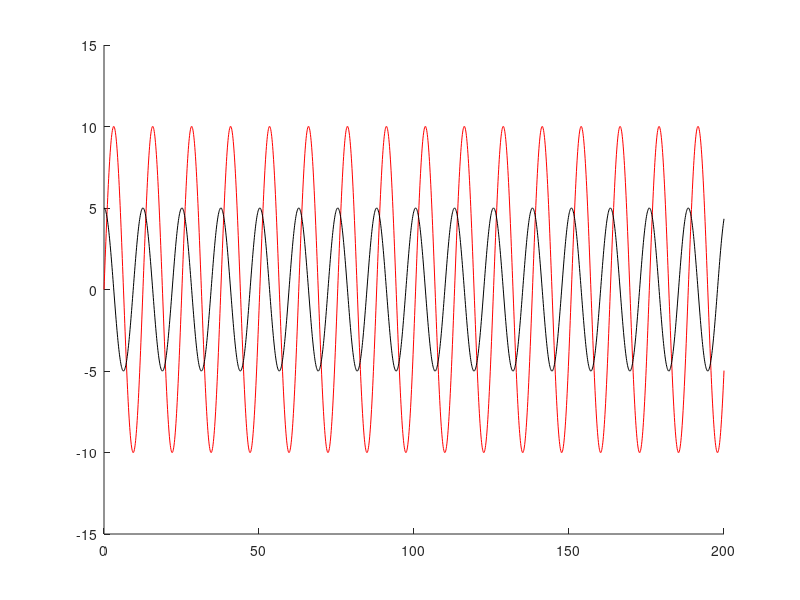

MATLAB code for this plot: (Note: this script raises an error after producing the figure.)
clc
clear all
format long
%Time plot

timeplot=5;

%Newmark Method
%Initial Conditions
u0=0;
v0=5;
a0=0;

%Parameter
gamma=0.5;
beta=[0,1/12,1/6,1/4,1/3];
w=0.5;
T=1/w;
%time
tf=100*T;


for ib=1:length(beta)
    delta_t=[0.001,0.005,0.01,0.05,0.1,0.15,0.2,0.25,0.3,0.35,0.4,0.5,0.55,0.60,0.7,0.8,0.9,1,2,5];

    deltaT=[];
    KE=[];

    u_ex=[];
    vt=[];

    %Exact Solution
    sol_ex=@(t) v0*sin(w*t)/w;

    for dti=1:length(delta_t)

        u_n1=[];
        v_n1=[];
        a_n1=[];
        vP = [];
        P_ex=[];
        P_ex(1)=0;
        
        maxvel=[];

        u_n1(1)=u0;
        v_n1(1)=v0;
        a_n1(1)=a0;
             

        it=delta_t(dti);
        n=tf/delta_t(dti);
        vt = linspace(0,tf,n+1);

        i=2; %index 
        iP=1; % Newmark Period Counter
        iP2=0; % Exact Period Counter

        while it<=tf+delta_t

            u_n10=u_n1(i-1)+delta_t(dti)*v_n1(i-1)+0.5*delta_t(dti)^2*(1-2*beta(ib))*a_n1(i-1);
            v_n10=v_n1(i-1)+delta_t(dti)*(1-gamma)*a_n1(i-1);
            a_n1(i)=-w^2*u_n10/(1+w^2*beta(ib)*delta_t(dti)^2);
            
            u_n1(i)=u_n1(i-1)+delta_t(dti)*v_n1(i-1)+0.5*delta_t(dti)^2*((1-2*beta(ib))*a_n1(i-1)+2*beta(ib)*a_n1(i));
            v_n1(i)=v_n1(i-1)+delta_t(dti)*((1-gamma)*a_n1(i-1)+gamma*a_n1(i));
            

            %Newmark Period
            if sign(u_n1(i))~=sign(u_n1(i-1)) 
                t1=it-delta_t(dti);
                t2=it;
                vP(iP)=((t2-t1)/(u_n1(i)-u_n1(i-1)))*(0-u_n1(i-1))+t1;

                %Exact 
                P_ex(iP)=pi*iP2/w;

                iP=iP+1;
                iP2=iP2+1;

            end

 
            it=it+delta_t(dti);
            i=i+1;

        end

        %Error Periodo en 3 indice
        deltaT(dti)=(vP(3)-P_ex(3));
        deltaTT(dti)=deltaT(dti)/T;
        delta_tT(dti)=delta_t(dti)/T;
        
        %Kinetic Energy
        maxvel(dti)=max(abs(v_n1(:)));
        KE(dti)=0.5*maxvel(dti)^2;
        
        if dti==timeplot
            %Newmark Displacement Plot
            figure(ib)
            hold on
            plot(vt,u_n1, '-r');
            plot(vt,v_n1, '-k');
            tit='Solution Comparison beta='+string(beta(ib))+' $\Delta t=$'+string(delta_t(timeplot));
            title(tit,'Interpreter','latex','FontSize',17);
            xlabel('$t$','Interpreter','latex','FontSize',17);
            ylabel('$u$','Interpreter','latex','FontSize',17);

            %Exact Displacement Plot
            n_ex=tf/0.001;
            vt_ex = linspace(0,tf,n+1);
            plot(vt_ex,sol_ex(vt_ex),'-b');
            grid on
            legend('Newmark','Velocity','Exact')
            hold off
        end

    end
    
    
    
    %Error Plots
    figure(6)
    hold on
    plot(delta_tT,deltaTT);
    title('Error Plot','Interpreter','latex','FontSize',17);
    legend('beta=0','beta=1/12','beta=1/6','beta=1/4','beta=1/3');
    xlabel('$\Delta t / T$','Interpreter','latex','FontSize',17);
    ylabel('$\Delta T / T$','Interpreter','latex','FontSize',17);
    grid on
    hold off 
    
    %Kinetic Plots
    figure(7)
    hold on
    KElog=log10(KE);
    plot(delta_t,KElog);
    title('Kinetic Energy Plot','Interpreter','latex','FontSize',17);
    legend('beta=0','beta=1/12','beta=1/6','beta=1/4','beta=1/3');
    xlabel('$\Delta t$','Interpreter','latex','FontSize',17);
    ylabel('$K$','Interpreter','latex','FontSize',17);
    grid on
    hold off 
    

    
end
